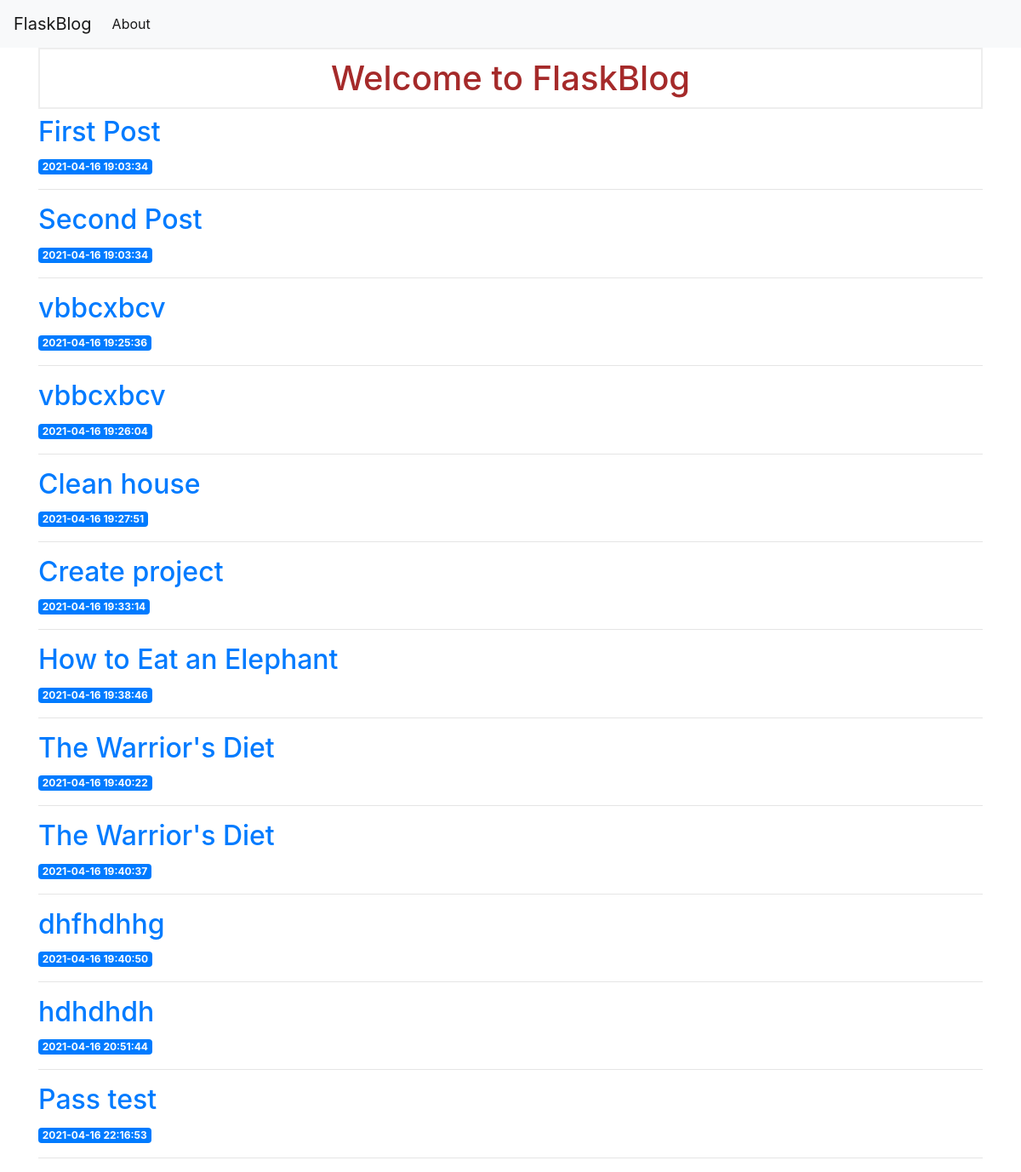
The page / on the database its author committed.
### tables this page shows
CREATE TABLE posts (
    id INTEGER PRIMARY KEY AUTOINCREMENT,
    created TIMESTAMP NOT NULL DEFAULT CURRENT_TIMESTAMP,
    title TEXT NOT NULL,
    content TEXT NOT NULL
);

### app.py (the view)
@app.route('/')
def index():
    conn = get_db_connection()
    posts = conn.execute('SELECT * FROM posts').fetchall()
    conn.close()
    return render_template('index.html', posts=posts)

### app.py (called while the page is built)
def get_db_connection():
    conn = sqlite3.connect('database.db')
    conn.row_factory = sqlite3.Row
    return conn

### templates/index.html (shortened to what this page needs)
<!DOCTYPE html>
<html lang="en">
<head>
    <link rel="stylesheet" href="{{ url_for('static', filename= 'css/style.css') }}">
</head>
<body>
{% extends 'base.html' %}
{% block content %}
    <h1>{% block title %} Welcome to FlaskBlog {% endblock %}</h1>
    {% for post in posts %}
        <a href="{{ url_for('post', post_id=post['id']) }}">
            <h2>{{ post['title'] }}</h2>
        </a>
        <span class="badge badge-primary">{{ post['created'] }}</span>
        <hr>
    {% endfor %}
{% endblock %}

### templates/base.html (shortened to what this page needs)
<!doctype html>
<html lang="en">
  <head>
    <link rel="stylesheet" href="https://stackpath.bootstrapcdn.com/bootstrap/4.3.1/css/bootstrap.min.css">
  </head>
  <body>
    <nav class="navbar navbar-expand-md navbar-light bg-light">
        <a class="navbar-brand" href="{{ url_for('index')}}">FlaskBlog</a>
        <div class="collapse navbar-collapse" id="navbarNav">
            <ul class="navbar-nav">
            <li class="nav-item active">
                <a class="nav-link" href="#">About</a>
            </li>
            </ul>
        </div>
    </nav>
    <div class="container">
        {% block content %} {% endblock %}
    </div>
  </body>
</html>

### static/css/style.css (style rules this page uses)
h1 { border: 2px #eee solid; color: brown; text-align: center; padding: 10px; }

### rows shown on the page
posts: title "First Post", created "2021-04-16 19:03:34"
posts: title "Second Post", created "2021-04-16 19:03:34"
posts: title "vbbcxbcv", created "2021-04-16 19:25:36"
posts: title "vbbcxbcv", created "2021-04-16 19:26:04"
posts: title "Clean house", created "2021-04-16 19:27:51"
posts: title "Create project", created "2021-04-16 19:33:14"
posts: title "How to Eat an Elephant", created "2021-04-16 19:38:46"
posts: title "The Warrior's Diet", created "2021-04-16 19:40:22"
posts: title "The Warrior's Diet", created "2021-04-16 19:40:37"
posts: title "dhfhdhhg", created "2021-04-16 19:40:50"
posts: title "hdhdhdh", created "2021-04-16 20:51:44"
posts: title "Pass test", created "2021-04-16 22:16:53"
